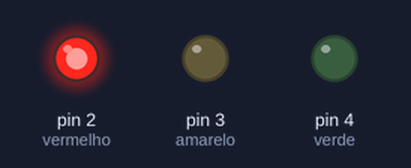
Bench run of a sketch on a simulated Arduino Uno, built with avr-gcc and run on an emulated ATmega328P. Shown: output pins drawn as LEDs (lit = HIGH).

Above: at 2.5 s.
At 7.5 s:
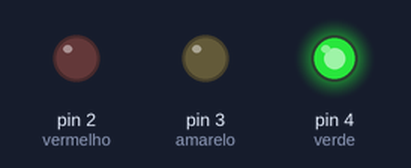
At 11.0 s:
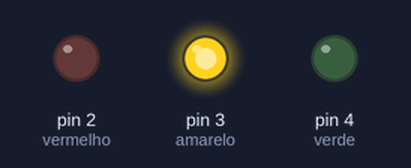
Timing chart, 0 to 15.6 s (numbered marks = the images above):
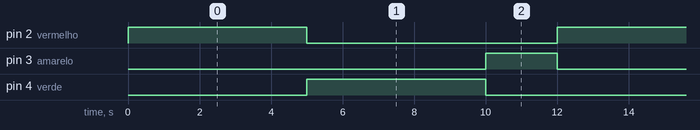

Measured:
- by itself, pin 2 (vermelho), pin 4 (verde): alternates HIGH for 5.0 s and LOW for 7.0 s
- by itself, pin 3 (amarelo): alternates HIGH for 2.0 s and LOW for 10.0 s
- by itself, everything shown: repeats every 12.0 s, in 4 steps

The sketch:

semaforo.ino
```cpp
//Configurando as portas
const int vermelho = 2;
const int amarelo = 3;
const int verde = 4;
//Configurando o tempo de delay
const int tempo1 = 5000;
const int tempo2 = 2000;

//Método que é acionado para configuração, executa apenas uma vez por execução
void setup()
{
  //Setando as portas anteriormente criadas como saída
  pinMode(vermelho, OUTPUT);
  pinMode(amarelo, OUTPUT);
  pinMode(verde, OUTPUT);
}

//Método que ascende o led por um tempo constante determinado
void acende(int farol, int tempo)
{
    digitalWrite(farol, HIGH); //Coloca o pino passado por parâmetro em alta
    delay(tempo); //Espera até que o tempo determinado seja finalizado
    digitalWrite(farol, LOW); //Desliga o pino
}

//Função que se repete durante todo o procedimento... É o main loop
void loop()
{
  acende(vermelho, tempo1);
  acende(verde, tempo1);
  acende(amarelo, tempo2);
}
```
